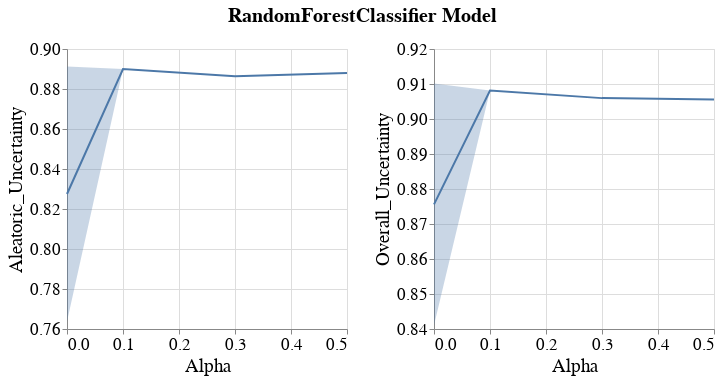

The code cell stored with this chart in its notebook:
### Code cell
visualizer.create_subgroup_metrics_line_band_plot(model_name=MODEL_NAMES[0],
                                                  subgroup_metrics=['Aleatoric_Uncertainty', 'Overall_Uncertainty'],
                                                  subgroup='RAC1P_dis_incorrect')

### Figure 1 — Vega-Lite specification as saved in the notebook (floating-point values rounded to 4 significant figures)
{"config": {"view": {"continuousWidth": 400, "continuousHeight": 300}, "axis": {"labelFontSize": 17, "labelFontWeight": "normal", "titleFontSize": 19, "titleFontWeight": "normal"}, "legend": {"labelFontSize": 17, "symbolStrokeWidth": 10, "titleFontSize": 19}, "title": {"fontSize": 17}}, "vconcat": [{"hconcat": [{"layer": [{"mark": {"type": "errorband", "extent": "ci"}, "encoding": {"x": {"field": "Intervention_Param", "title": "Alpha", "type": "quantitative"}, "y": {"field": "Metric_Value", "scale": {"zero": false}, "title": "Aleatoric_Uncertainty", "type": "quantitative"}}}, {"mark": "line", "encoding": {"x": {"field": "Intervention_Param", "title": "Alpha", "type": "quantitative"}, "y": {"aggregate": "mean", "field": "Metric_Value", "scale": {"zero": false}, "title": "Aleatoric_Uncertainty", "type": "quantitative"}}}], "height": 280, "width": 280}, {"layer": [{"mark": {"type": "errorband", "extent": "ci"}, "encoding": {"x": {"field": "Intervention_Param", "title": "Alpha", "type": "quantitative"}, "y": {"field": "Metric_Value", "scale": {"zero": false}, "title": "Overall_Uncertainty", "type": "quantitative"}}}, {"mark": "line", "encoding": {"x": {"field": "Intervention_Param", "title": "Alpha", "type": "quantitative"}, "y": {"aggregate": "mean", "field": "Metric_Value", "scale": {"zero": false}, "title": "Overall_Uncertainty", "type": "quantitative"}}}], "data": {"name": "data-dee96ac8b5c37394709605d97a4a5caa"}, "height": 280, "width": 280}]}], "data": {"name": "data-fe3aac6d9744454ca311b18d91117652"}, "title": {"text": "RandomForestClassifier Model", "anchor": "middle", "dy": -10, "fontSize": 20}, "$schema": "https://vega.github.io/schema/vega-lite/v4.17.0.json", "datasets": {"data-fe3aac6d9744454ca311b18d91117652": [{"Metric": "Aleatoric_Uncertainty", "Bootstrap_Model_Seed": 101, "Model_Name": "RandomForestClassifier", "Model_Params": "{'bootstrap': True, 'ccp_alpha': 0.0, 'class_weight': None, 'criterion': 'gini', 'max_depth': 30, 'max_features': 'sqrt', 'max_leaf_nodes': None, 'max_samples': None, 'min_impurity_decrease': 0.0, 'min_samples_leaf': 2, 'min_samples_split': 2, 'min_weight_fraction_leaf': 0.0, 'n_estimators': 100, 'n_jobs': None, 'oob_score': False, 'random_state': 101, 'verbose': 0, 'warm_start': False}", "Run_Number": "Run_1", "Dataset_Name": "Folktables_CA_2018_Public_Coverage", "Num_Estimators": 20, "Tag": "OK", "Record_Create_Date_Time": "2023-07-31T16:43:49.255000", "Session_Uuid": "58ecf391-a5ca-4ff9-a1d5-d7cdc804a115", "Experiment_Iteration": "Exp_iter_1", "Dataset_Split_Seed": 100, "Model_Init_Seed": 100, "Fair_Intervention_Params_Lst": "[0.0, 0.1, 0.3, 0.5]", "Intervention_Param": 0.0, "Subgroup": "RAC1P_dis_incorrect", "Metric_Value": 0.8912}, {"Metric": "Aleatoric_Uncertainty", "Bootstrap_Model_Seed": 101, "Model_Name": "RandomForestClassifier", "Model_Params": "{'bootstrap': True, 'ccp_alpha': 0.0, 'class_weight': None, 'criterion': 'gini', 'max_depth': None, 'max_features': 'sqrt', 'max_leaf_nodes': None, 'max_samples': None, 'min_impurity_decrease': 0.0, 'min_samples_leaf': 1, 'min_samples_split': 2, 'min_weight_fraction_leaf': 0.0, 'n_estimators': 200, 'n_jobs': None, 'oob_score': False, 'random_state': 101, 'verbose': 0, 'warm_start': False}", "Run_Number": "Run_1", "Dataset_Name": "Folktables_CA_2018_Public_Coverage", "Num_Estimators": 20, "Tag": "OK", "Record_Create_Date_Time": "2023-07-31T16:39:25.680000", "Session_Uuid": "58ecf391-a5ca-4ff9-a1d5-d7cdc804a115", "Experiment_Iteration": "Exp_iter_1", "Dataset_Split_Seed": 100, "Model_Init_Seed": 100, "Fair_Intervention_Params_Lst": "[0.0, 0.1, 0.3, 0.5]", "Intervention_Param": 0.0, "Subgroup": "RAC1P_dis_incorrect", "Metric_Value": 0.7638}, {"Metric": "Aleatoric_Uncertainty", "Bootstrap_Model_Seed": 101, "Model_Name": "RandomForestClassifier", "Model_Params": "{'bootstrap': True, 'ccp_alpha': 0.0, 'class_weight': None, 'criterion': 'gini', 'max_depth': 50, 'max_features': 'sqrt', 'max_leaf_nodes': None, 'max_samples': None, 'min_impurity_decrease': 0.0, 'min_samples_leaf': 2, 'min_samples_split': 2, 'min_weight_fraction_leaf': 0.0, 'n_estimators': 100, 'n_jobs': None, 'oob_score': False, 'random_state': 101, 'verbose': 0, 'warm_start': False}", "Run_Number": "Run_1", "Dataset_Name": "Folktables_CA_2018_Public_Coverage", "Num_Estimators": 20, "Tag": "OK", "Record_Create_Date_Time": "2023-07-31T16:49:19.722000", "Session_Uuid": "58ecf391-a5ca-4ff9-a1d5-d7cdc804a115", "Experiment_Iteration": "Exp_iter_1", "Dataset_Split_Seed": 100, "Model_Init_Seed": 100, "Fair_Intervention_Params_Lst": "[0.0, 0.1, 0.3, 0.5]", "Intervention_Param": 0.3, "Subgroup": "RAC1P_dis_incorrect", "Metric_Value": 0.8864}, {"Metric": "Aleatoric_Uncertainty", "Bootstrap_Model_Seed": 101, "Model_Name": "RandomForestClassifier", "Model_Params": "{'bootstrap': True, 'ccp_alpha': 0.0, 'class_weight': None, 'criterion': 'gini', 'max_depth': 50, 'max_features': 'sqrt', 'max_leaf_nodes': None, 'max_samples': None, 'min_impurity_decrease': 0.0, 'min_samples_leaf': 2, 'min_samples_split': 2, 'min_weight_fraction_leaf': 0.0, 'n_estimators': 200, 'n_jobs': None, 'oob_score': False, 'random_state': 101, 'verbose': 0, 'warm_start': False}", "Run_Number": "Run_1", "Dataset_Name": "Folktables_CA_2018_Public_Coverage", "Num_Estimators": 20, "Tag": "OK", "Record_Create_Date_Time": "2023-07-31T16:46:39.530000", "Session_Uuid": "58ecf391-a5ca-4ff9-a1d5-d7cdc804a115", "Experiment_Iteration": "Exp_iter_1", "Dataset_Split_Seed": 100, "Model_Init_Seed": 100, "Fair_Intervention_Params_Lst": "[0.0, 0.1, 0.3, 0.5]", "Intervention_Param": 0.1, "Subgroup": "RAC1P_dis_incorrect", "Metric_Value": 0.89}, {"Metric": "Aleatoric_Uncertainty", "Bootstrap_Model_Seed": 101, "Model_Name": "RandomForestClassifier", "Model_Params": "{'bootstrap': True, 'ccp_alpha': 0.0, 'class_weight': None, 'criterion': 'gini', 'max_depth': 50, 'max_features': 'sqrt', 'max_leaf_nodes': None, 'max_samples': None, 'min_impurity_decrease': 0.0, 'min_samples_leaf': 2, 'min_samples_split': 2, 'min_weight_fraction_leaf': 0.0, 'n_estimators': 500, 'n_jobs': None, 'oob_score': False, 'random_state': 101, 'verbose': 0, 'warm_start': False}", "Run_Number": "Run_1", "Dataset_Name": "Folktables_CA_2018_Public_Coverage", "Num_Estimators": 20, "Tag": "OK", "Record_Create_Date_Time": "2023-07-31T16:53:34.924000", "Session_Uuid": "58ecf391-a5ca-4ff9-a1d5-d7cdc804a115", "Experiment_Iteration": "Exp_iter_1", "Dataset_Split_Seed": 100, "Model_Init_Seed": 100, "Fair_Intervention_Params_Lst": "[0.0, 0.1, 0.3, 0.5]", "Intervention_Param": 0.5, "Subgroup": "RAC1P_dis_incorrect", "Metric_Value": 0.888}], "data-dee96ac8b5c37394709605d97a4a5caa": [{"Metric": "Overall_Uncertainty", "Bootstrap_Model_Seed": 101, "Model_Name": "RandomForestClassifier", "Model_Params": "{'bootstrap': True, 'ccp_alpha': 0.0, 'class_weight': None, 'criterion': 'gini', 'max_depth': 30, 'max_features': 'sqrt', 'max_leaf_nodes': None, 'max_samples': None, 'min_impurity_decrease': 0.0, 'min_samples_leaf': 2, 'min_samples_split': 2, 'min_weight_fraction_leaf': 0.0, 'n_estimators': 100, 'n_jobs': None, 'oob_score': False, 'random_state': 101, 'verbose': 0, 'warm_start': False}", "Run_Number": "Run_1", "Dataset_Name": "Folktables_CA_2018_Public_Coverage", "Num_Estimators": 20, "Tag": "OK", "Record_Create_Date_Time": "2023-07-31T16:43:49.255000", "Session_Uuid": "58ecf391-a5ca-4ff9-a1d5-d7cdc804a115", "Experiment_Iteration": "Exp_iter_1", "Dataset_Split_Seed": 100, "Model_Init_Seed": 100, "Fair_Intervention_Params_Lst": "[0.0, 0.1, 0.3, 0.5]", "Intervention_Param": 0.0, "Subgroup": "RAC1P_dis_incorrect", "Metric_Value": 0.9102}, {"Metric": "Overall_Uncertainty", "Bootstrap_Model_Seed": 101, "Model_Name": "RandomForestClassifier", "Model_Params": "{'bootstrap': True, 'ccp_alpha': 0.0, 'class_weight': None, 'criterion': 'gini', 'max_depth': None, 'max_features': 'sqrt', 'max_leaf_nodes': None, 'max_samples': None, 'min_impurity_decrease': 0.0, 'min_samples_leaf': 1, 'min_samples_split': 2, 'min_weight_fraction_leaf': 0.0, 'n_estimators': 200, 'n_jobs': None, 'oob_score': False, 'random_state': 101, 'verbose': 0, 'warm_start': False}", "Run_Number": "Run_1", "Dataset_Name": "Folktables_CA_2018_Public_Coverage", "Num_Estimators": 20, "Tag": "OK", "Record_Create_Date_Time": "2023-07-31T16:39:25.680000", "Session_Uuid": "58ecf391-a5ca-4ff9-a1d5-d7cdc804a115", "Experiment_Iteration": "Exp_iter_1", "Dataset_Split_Seed": 100, "Model_Init_Seed": 100, "Fair_Intervention_Params_Lst": "[0.0, 0.1, 0.3, 0.5]", "Intervention_Param": 0.0, "Subgroup": "RAC1P_dis_incorrect", "Metric_Value": 0.841}, {"Metric": "Overall_Uncertainty", "Bootstrap_Model_Seed": 101, "Model_Name": "RandomForestClassifier", "Model_Params": "{'bootstrap': True, 'ccp_alpha': 0.0, 'class_weight': None, 'criterion': 'gini', 'max_depth': 50, 'max_features': 'sqrt', 'max_leaf_nodes': None, 'max_samples': None, 'min_impurity_decrease': 0.0, 'min_samples_leaf': 2, 'min_samples_split': 2, 'min_weight_fraction_leaf': 0.0, 'n_estimators': 100, 'n_jobs': None, 'oob_score': False, 'random_state': 101, 'verbose': 0, 'warm_start': False}", "Run_Number": "Run_1", "Dataset_Name": "Folktables_CA_2018_Public_Coverage", "Num_Estimators": 20, "Tag": "OK", "Record_Create_Date_Time": "2023-07-31T16:49:19.722000", "Session_Uuid": "58ecf391-a5ca-4ff9-a1d5-d7cdc804a115", "Experiment_Iteration": "Exp_iter_1", "Dataset_Split_Seed": 100, "Model_Init_Seed": 100, "Fair_Intervention_Params_Lst": "[0.0, 0.1, 0.3, 0.5]", "Intervention_Param": 0.3, "Subgroup": "RAC1P_dis_incorrect", "Metric_Value": 0.906}, {"Metric": "Overall_Uncertainty", "Bootstrap_Model_Seed": 101, "Model_Name": "RandomForestClassifier", "Model_Params": "{'bootstrap': True, 'ccp_alpha': 0.0, 'class_weight': None, 'criterion': 'gini', 'max_depth': 50, 'max_features': 'sqrt', 'max_leaf_nodes': None, 'max_samples': None, 'min_impurity_decrease': 0.0, 'min_samples_leaf': 2, 'min_samples_split': 2, 'min_weight_fraction_leaf': 0.0, 'n_estimators': 200, 'n_jobs': None, 'oob_score': False, 'random_state': 101, 'verbose': 0, 'warm_start': False}", "Run_Number": "Run_1", "Dataset_Name": "Folktables_CA_2018_Public_Coverage", "Num_Estimators": 20, "Tag": "OK", "Record_Create_Date_Time": "2023-07-31T16:46:39.530000", "Session_Uuid": "58ecf391-a5ca-4ff9-a1d5-d7cdc804a115", "Experiment_Iteration": "Exp_iter_1", "Dataset_Split_Seed": 100, "Model_Init_Seed": 100, "Fair_Intervention_Params_Lst": "[0.0, 0.1, 0.3, 0.5]", "Intervention_Param": 0.1, "Subgroup": "RAC1P_dis_incorrect", "Metric_Value": 0.9082}, {"Metric": "Overall_Uncertainty", "Bootstrap_Model_Seed": 101, "Model_Name": "RandomForestClassifier", "Model_Params": "{'bootstrap': True, 'ccp_alpha': 0.0, 'class_weight': None, 'criterion': 'gini', 'max_depth': 50, 'max_features': 'sqrt', 'max_leaf_nodes': None, 'max_samples': None, 'min_impurity_decrease': 0.0, 'min_samples_leaf': 2, 'min_samples_split': 2, 'min_weight_fraction_leaf': 0.0, 'n_estimators': 500, 'n_jobs': None, 'oob_score': False, 'random_state': 101, 'verbose': 0, 'warm_start': False}", "Run_Number": "Run_1", "Dataset_Name": "Folktables_CA_2018_Public_Coverage", "Num_Estimators": 20, "Tag": "OK", "Record_Create_Date_Time": "2023-07-31T16:53:34.924000", "Session_Uuid": "58ecf391-a5ca-4ff9-a1d5-d7cdc804a115", "Experiment_Iteration": "Exp_iter_1", "Dataset_Split_Seed": 100, "Model_Init_Seed": 100, "Fair_Intervention_Params_Lst": "[0.0, 0.1, 0.3, 0.5]", "Intervention_Param": 0.5, "Subgroup": "RAC1P_dis_incorrect", "Metric_Value": 0.9056}]}}
